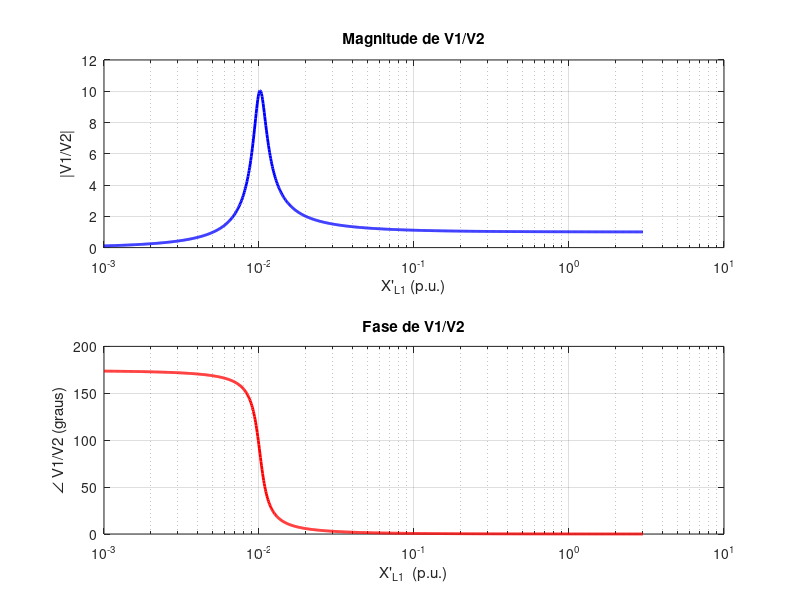

The MATLAB script that drew this image:
clc; close all; clear all;

% Definição do intervalo de XL1 de 10⁻³ a 3 p.u. para permitir escala log
XL1 = logspace(-3, log10(3), 1000);  
R1 = 0.1 * XL1;  % R1 é 10% de XL1
XC = -0.01017;   % Reatância capacitiva

% Cálculo de K
K = (R1 + 1j*XL1) ./ (1j*XC + R1 + 1j*XL1);

% Cálculo da magnitude e fase de K
K_mag = abs(K);           % Magnitude
K_phase = angle(K) * 180/pi;  % Fase em graus

% Plot da magnitude
figure;
subplot(2,1,1);
semilogx(XL1, K_mag, 'b', 'LineWidth', 2);  % Escala log no eixo X
xlabel('X''_{L1} (p.u.)');
ylabel('|V1/V2|');
title('Magnitude de V1/V2');
grid on;

% Plot da fase
subplot(2,1,2);
semilogx(XL1, K_phase, 'r', 'LineWidth', 2);  % Escala log no eixo X
xlabel('X''_{L1}  (p.u.)');
ylabel('\angle V1/V2 (graus)');
title('Fase de V1/V2');
grid on;
